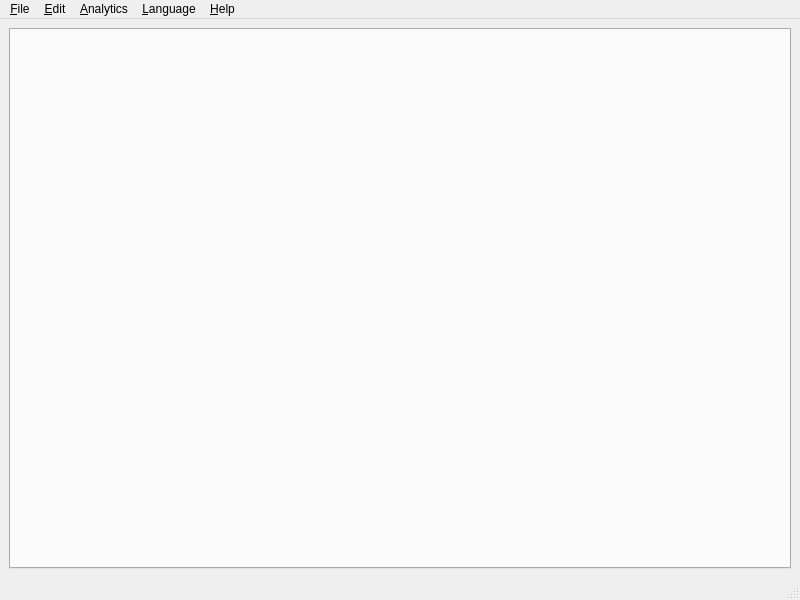
<?xml version="1.0" encoding="UTF-8"?>
<ui version="4.0">
 <class>MainWindow</class>
 <widget class="QMainWindow" name="MainWindow">
  <property name="geometry">
   <rect>
    <x>0</x>
    <y>0</y>
    <width>800</width>
    <height>600</height>
   </rect>
  </property>
  <property name="windowTitle">
   <string>Office Equipment Manager</string>
  </property>
  <widget class="QWidget" name="centralwidget">
   <layout class="QVBoxLayout" name="verticalLayout">
    <item>
     <widget class="QTabWidget" name="tabWidget">
      <property name="tabsClosable">
       <bool>true</bool>
      </property>
      <property name="movable">
       <bool>true</bool>
      </property>
     </widget>
    </item>
   </layout>
  </widget>
  <widget class="QStatusBar" name="statusbar"/>
  <widget class="QMenuBar" name="menubar">
   <property name="geometry">
    <rect>
     <x>0</x>
     <y>0</y>
     <width>800</width>
     <height>21</height>
    </rect>
   </property>
   <widget class="QMenu" name="menuFile">
    <property name="title">
     <string>&amp;File</string>
    </property>
    <addaction name="actionNew"/>
    <addaction name="actionOpen"/>
    <addaction name="actionSave"/>
    <addaction name="actionSaveAs"/>
    <addaction name="separator"/>
    <addaction name="actionPrint"/>
    <addaction name="separator"/>
    <addaction name="actionExit"/>
   </widget>
   <widget class="QMenu" name="menuEdit">
    <property name="title">
     <string>&amp;Edit</string>
    </property>
    <addaction name="actionAdd"/>
    <addaction name="actionEdit"/>
    <addaction name="actionRemove"/>
    <addaction name="separator"/>
    <addaction name="actionCopy"/>
    <addaction name="actionPaste"/>
   </widget>
   <widget class="QMenu" name="menuAnalytics">
    <property name="title">
     <string>&amp;Analytics</string>
    </property>
    <addaction name="actionChart"/>
   </widget>
   <widget class="QMenu" name="menuLanguage">
    <property name="title">
     <string>&amp;Language</string>
    </property>
    <addaction name="actionEnglish"/>
    <addaction name="actionRussian"/>
    <addaction name="actionSpanish"/>
   </widget>
   <widget class="QMenu" name="menuHelp">
    <property name="title">
     <string>&amp;Help</string>
    </property>
    <addaction name="actionAbout"/>
   </widget>
   <addaction name="menuFile"/>
   <addaction name="menuEdit"/>
   <addaction name="menuAnalytics"/>
   <addaction name="menuLanguage"/>
   <addaction name="menuHelp"/>
  </widget>
  <action name="actionNew">
   <property name="text">
    <string>&amp;New Document</string>
   </property>
   <property name="shortcut">
    <string>Ctrl+N</string>
   </property>
  </action>
  <action name="actionOpen">
   <property name="text">
    <string>&amp;Open</string>
   </property>
   <property name="shortcut">
    <string>Ctrl+O</string>
   </property>
  </action>
  <action name="actionSave">
   <property name="text">
    <string>&amp;Save</string>
   </property>
   <property name="shortcut">
    <string>Ctrl+S</string>
   </property>
  </action>
  <action name="actionSaveAs">
   <property name="text">
    <string>Save &amp;As</string>
   </property>
   <property name="shortcut">
    <string>Ctrl+Shift+S</string>
   </property>
  </action>
  <action name="actionExit">
   <property name="text">
    <string>E&amp;xit</string>
   </property>
   <property name="shortcut">
    <string>Ctrl+Q</string>
   </property>
  </action>
  <action name="actionAdd">
   <property name="text">
    <string>&amp;Add Record</string>
   </property>
   <property name="shortcut">
    <string>Ctrl+A</string>
   </property>
  </action>
  <action name="actionEdit">
   <property name="text">
    <string>&amp;Edit Record</string>
   </property>
   <property name="shortcut">
    <string>Ctrl+E</string>
   </property>
  </action>
  <action name="actionRemove">
   <property name="text">
    <string>&amp;Remove Record</string>
   </property>
   <property name="shortcut">
    <string>Ctrl+R</string>
   </property>
  </action>
  <action name="actionChart">
   <property name="text">
    <string>&amp;Show Chart</string>
   </property>
   <property name="shortcut">
    <string>Ctrl+G</string>
   </property>
  </action>
  <action name="actionAbout">
   <property name="text">
    <string>&amp;About</string>
   </property>
  </action>
  <action name="actionPrint">
   <property name="text">
    <string>&amp;Print</string>
   </property>
   <property name="shortcut">
    <string>Ctrl+P</string>
   </property>
  </action>
  <action name="actionEnglish">
   <property name="text">
    <string>English</string>
   </property>
  </action>
  <action name="actionRussian">
   <property name="text">
    <string>Russian</string>
   </property>
  </action>
  <action name="actionSpanish">
   <property name="text">
    <string>Spanish</string>
   </property>
  </action>
  <action name="actionPaste">
   <property name="text">
    <string>&amp;Paste</string>
   </property>
   <property name="shortcut">
    <string>Ctrl+V</string>
   </property>
  </action>
  <action name="actionCopy">
   <property name="text">
    <string>&amp;Copy</string>
   </property>
   <property name="shortcut">
    <string>Ctrl+C</string>
   </property>
  </action>
 </widget>
 <resources/>
 <connections>
  <connection>
   <sender>actionExit</sender>
   <signal>triggered()</signal>
   <receiver>MainWindow</receiver>
   <slot>close()</slot>
   <hints>
    <hint type="sourcelabel">
     <x>-1</x>
     <y>-1</y>
    </hint>
    <hint type="destinationlabel">
     <x>399</x>
     <y>299</y>
    </hint>
   </hints>
  </connection>
 </connections>
</ui>
